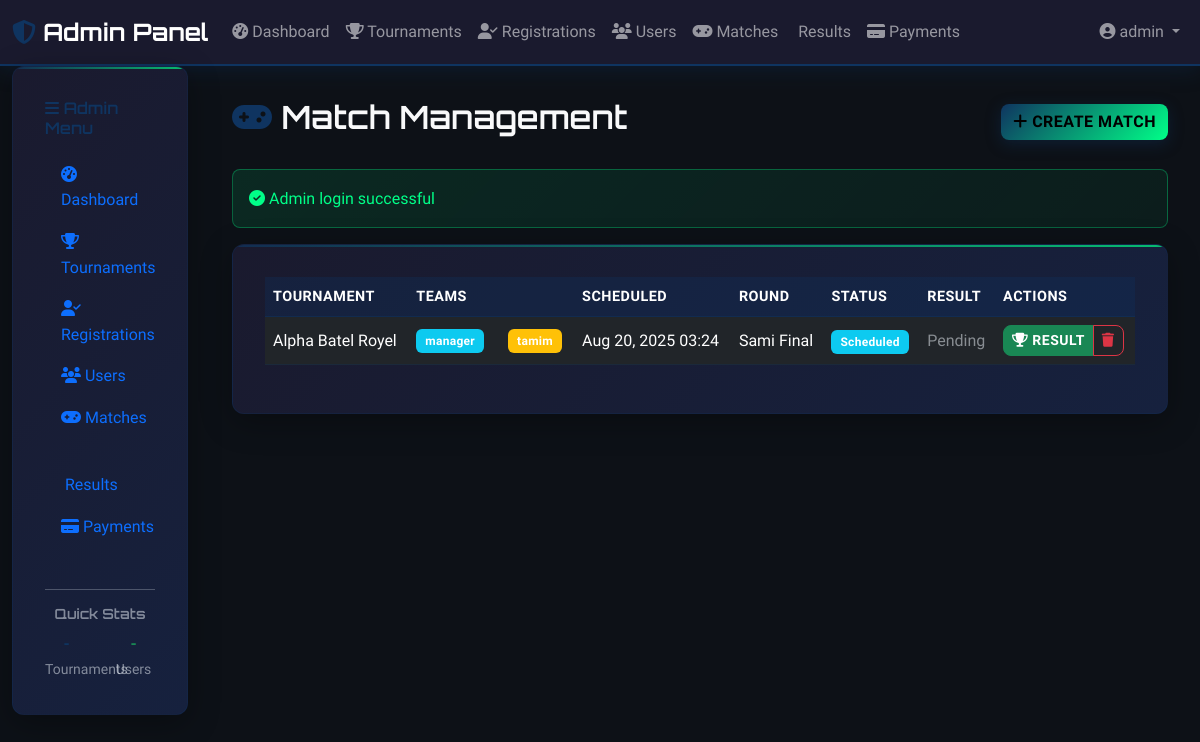
Before: /admin/matches.php (signed in) with the older database file.
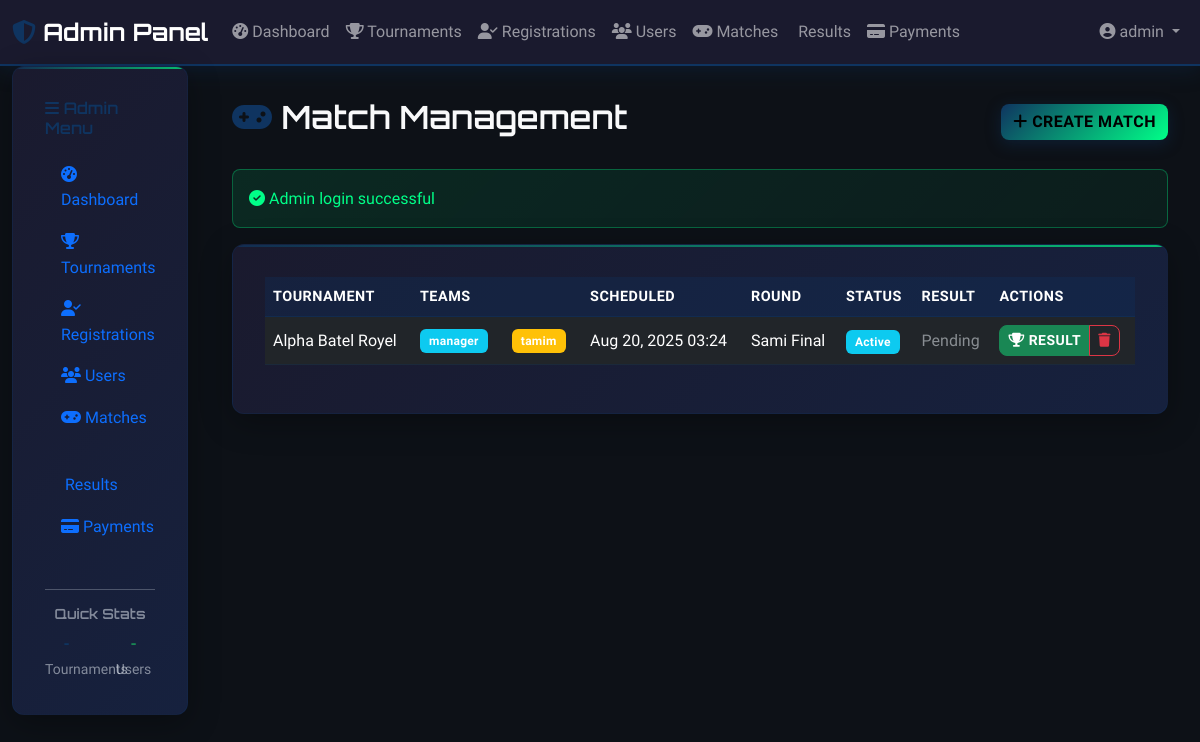
After: the same page with the newer database file.
### tables this page shows
CREATE TABLE matches (
                    id INTEGER PRIMARY KEY AUTOINCREMENT,
                    tournament_id INTEGER NOT NULL,
                    team1_id INTEGER NOT NULL,
                    team2_id INTEGER NOT NULL,
                    team1_name VARCHAR(100),
                    team2_name VARCHAR(100),
                    status VARCHAR(20) DEFAULT 'scheduled',
                    score1 INTEGER,
                    score2 INTEGER,
                    winner_id INTEGER,
                    scheduled_at DATETIME,
                    started_at DATETIME,
                    completed_at DATETIME,
                    created_at DATETIME DEFAULT CURRENT_TIMESTAMP, scheduled_date DATETIME, updated_at TIMESTAMP DEFAULT CURRENT_TIMESTAMP, round VARCHAR(50), notes TEXT,
                    FOREIGN KEY (tournament_id) REFERENCES tournaments(id) ON DELETE CASCADE,
                    FOREIGN KEY (team1_id) REFERENCES users(id),
                    FOREIGN KEY (team2_id) REFERENCES users(id),
                    FOREIGN KEY (winner_id) REFERENCES users(id)
                );

CREATE TABLE tournaments (
                    id INTEGER PRIMARY KEY AUTOINCREMENT,
                    name VARCHAR(200) NOT NULL,
                    description TEXT,
                    game_type VARCHAR(100) NOT NULL,
                    max_teams INTEGER NOT NULL,
                    entry_fee DECIMAL(10,2) DEFAULT 0,
                    prize_pool DECIMAL(10,2) DEFAULT 0,
                    start_date DATETIME,
                    end_date DATETIME,
                    status VARCHAR(20) DEFAULT 'upcoming',
                    thumbnail VARCHAR(255),
                    created_at DATETIME DEFAULT CURRENT_TIMESTAMP,
                    updated_at DATETIME DEFAULT CURRENT_TIMESTAMP
                , winner_id INTEGER, runner_up_id INTEGER, third_place_id INTEGER, winner_prize DECIMAL(10,2) DEFAULT 0.00, runner_up_prize DECIMAL(10,2) DEFAULT 0.00, third_place_prize DECIMAL(10,2) DEFAULT 0.00);

### includes/functions.php (called while the page is built, shortened)
<?php
function formatDate($date, $format = 'M d, Y H:i') {
    return date($format, strtotime($date));
}
?>

### admin/matches.php (the view, shortened to what the changed rows need)
<?php
require_once '../config/config.php';
$action = $_GET['action'] ?? 'list';
$tournamentId = $_GET['tournament_id'] ?? null;
if ($action === 'list') {
    $whereClause = '';
    $params = [];
    $stmt = $pdo->prepare("
        SELECT m.*, t.name as tournament_name,
               u1.username as team1_name, u2.username as team2_name,
               uw.username as winner_name
        FROM matches m
        JOIN tournaments t ON m.tournament_id = t.id
        JOIN users u1 ON m.team1_id = u1.id
        JOIN users u2 ON m.team2_id = u2.id
        LEFT JOIN users uw ON m.winner_id = uw.id
        $whereClause
        ORDER BY m.scheduled_date DESC, m.created_at DESC
    ");
    $stmt->execute($params);
    $matches = $stmt->fetchAll();
}
?>
<!DOCTYPE html>
<html lang="en">
<head>
    <link href="https://cdn.jsdelivr.net/npm/bootstrap@5.3.0/dist/css/bootstrap.min.css" rel="stylesheet">
    <link rel="stylesheet" href="https://cdnjs.cloudflare.com/ajax/libs/font-awesome/6.4.0/css/all.min.css">
    <link rel="stylesheet" href="../assets/css/style.css">
</head>
<body>
    <div class="container-fluid">
        <div class="row">
            <div class="col-lg-10 main-content">
                <div class="d-flex justify-content-between align-items-center mb-4">
                    <h2 class="text-light">
                        <i class="fas fa-gamepad text-accent"></i> Match Management
                    </h2>
                </div>
                <?php if ($action === 'list'): ?>
                    <div class="gaming-card">
                        <?php if (empty($matches)): ?>
                            <div class="text-center text-light-50 py-5">
                                <i class="fas fa-gamepad fa-4x mb-3"></i>
                                <h4>No Matches Found</h4>
                                <p>Create your first match to get started</p>
                                <a href="?action=create<?= $tournamentId ? '&tournament_id=' . $tournamentId : '' ?>" class="btn btn-accent">
                                    <i class="fas fa-plus"></i> Create Match
                                </a>
                            </div>
                        <?php else: ?>
                            <div class="table-responsive">
                                <table class="table table-dark table-hover">
                                    <thead>
                                        <tr>
                                            <th>Tournament</th>
                                            <th>Teams</th>
                                            <th>Scheduled</th>
                                            <th>Round</th>
                                            <th>Status</th>
                                            <th>Result</th>
                                            <th>Actions</th>
                                        </tr>
                                    </thead>
                                    <tbody>
                                        <?php foreach ($matches as $match): ?>
                                            <tr>
                                                <td><?= htmlspecialchars($match['tournament_name']) ?></td>
                                                <td>
                                                    <div class="d-flex align-items-center">
                                                        <span class="badge bg-info me-2"><?= htmlspecialchars($match['team1_name']) ?></span>
                                                        <span class="badge bg-warning"><?= htmlspecialchars($match['team2_name']) ?></span>
                                                    </div>
                                                </td>
                                                <td><?= formatDate($match['scheduled_date']) ?></td>
                                                <td><?= htmlspecialchars($match['round']) ?></td>
                                                <td>
                                                    <span class="badge bg-<?= $match['status'] === 'completed' ? 'success' : ($match['status'] === 'live' ? 'danger' : 'info') ?>">
                                                        <?= ucfirst($match['status']) ?>
                                                    </span>
                                                </td>
                                                <td>
                                                    <?php if ($match['status'] === 'completed'): ?>
                                                        <span class="text-success fw-bold">
                                                            <?= htmlspecialchars($match['winner_name']) ?> Wins
                                                        </span>
                                                        <br><small class="text-light-50"><?= $match['score1'] ?> - <?= $match['score2'] ?></small>
                                                    <?php else: ?>
                                                        <span class="text-light-50">Pending</span>
                                                    <?php endif; ?>
                                                </td>
                                                <td>
                                                    <div class="btn-group" role="group">
                                                        <?php if ($match['status'] !== 'completed'): ?>
                                                            <a href="?action=result&id=<?= $match['id'] ?>" class="btn btn-sm btn-success">
                                                                <i class="fas fa-trophy"></i> Result
                                                            </a>
                                                        <?php endif; ?>
                                                        <a href="?action=delete&id=<?= $match['id'] ?>"
                                                           class="btn btn-sm btn-outline-danger"
                                                           onclick="return confirm('Are you sure you want to delete this match?')">
                                                            <i class="fas fa-trash"></i>
                                                        </a>
                                                    </div>
                                                </td>
                                            </tr>
                                        <?php endforeach; ?>
                                    </tbody>
                                </table>
                            </div>
                        <?php endif; ?>
                    </div>
                <?php endif; ?>
            </div>
        </div>
    </div>
</body>
</html>

Changed rows visible on the page:
changed matches "Sami Final": status "Scheduled" → "Active"
